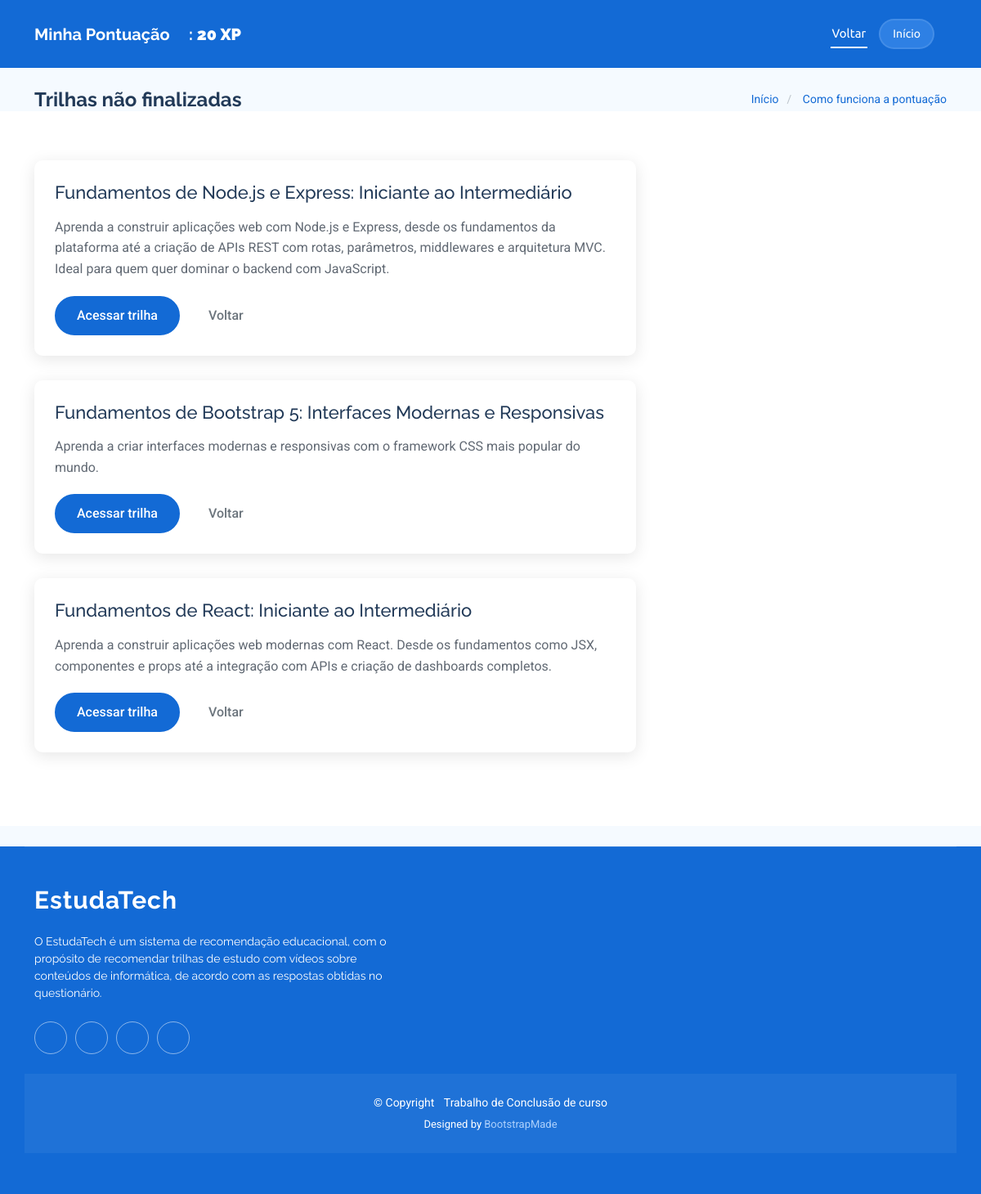
/usuarioComun/minhasTrilhas/ (signed in), run on the app's committed database.
### recomendarTrilhas/models.py (models this page shows, shortened)
class Trilha(models.Model):
    nome = models.CharField(max_length=200)
    descricao = models.TextField(blank=True)

### usuarioComun/views.py (the view)
# urls.py: path("minhasTrilhas/", views.minhas_trilhas, name="minhasTrilhas"),
def minhas_trilhas(request):
    usuario = request.user.usuariocomun
    trilhas = usuario.trilhaUser.all()
    trilhas_em_andamento = []
    for trilha in trilhas:
        capitulos = Capitulo.objects.filter(topico__trilha=trilha)
        total = capitulos.count()
        concluidos = ProgressoCapitulo.objects.filter(usuario=usuario, capitulo__in=capitulos, concluido=True).count()
        if concluidos < total:
            trilhas_em_andamento.append(trilha)
    resultado = ProgressoCapitulo.objects.filter(usuario=usuario).aggregate(Sum("pontuacao"))
    pontos_gerais = resultado["pontuacao__sum"] or 0
    return render(request, "usuarioComun/minhas_trilhas.html", {
        "trilhas": trilhas_em_andamento,
        "pontos_gerais": pontos_gerais
    })

### usuarioComun/templates/usuarioComun/minhas_trilhas.html (shortened to what this page needs)
{% load static %}
<!DOCTYPE html>
<html lang="pt-br">
<head>
  <link href="{% static 'vendor/bootstrap/css/bootstrap.min.css' %}" rel="stylesheet">
  <link href="{% static 'vendor/bootstrap-icons/bootstrap-icons.css' %}" rel="stylesheet">
  <link href="{% static 'vendor/aos/aos.css' %}" rel="stylesheet">
  <link href="{% static 'vendor/swiper/swiper-bundle.min.css' %}" rel="stylesheet">
  <link href="{% static 'css/main.css' %}" rel="stylesheet">
</head>
<body class="events-page">
  <header id="header" class="header d-flex align-items-center sticky-top">
    <div class="container-fluid container-xl position-relative d-flex align-items-center">
      <a href="#" class="logo d-flex align-items-center me-auto">
        <h1 class="sitename mb-0 text-white fs-5">Minha Pontuação <i class="bi bi-trophy-fill text-warning fs-4"></i>:
          <strong>{{ pontos_gerais|default:"0" }} XP</strong> </h1>
      </a>
      <nav id="navmenu" class="navmenu">
        <ul>
          <li><a href="{% url 'indexUsuarioComun' %}" class="active">Voltar</a></li>
          <a class="btn-getstarted" href="{% url 'indexUsuarioComun' %}">Início</a>
        </ul>
      </nav>
    </div>
  </header>
  <main class="main">
    <div class="page-title light-background">
      <div class="container d-lg-flex justify-content-between align-items-center">
        <h1 class="mb-2 mb-lg-0">Trilhas não finalizadas</h1>
        <nav class="breadcrumbs">
          <ol>
            <li><a href="{% url 'indexUsuarioComun' %}">Início</a></li>
            <li class="current"><a href="#" data-bs-toggle="modal" data-bs-target="#pontuacaoModal">
                Como funciona a pontuação
              </a></li>
          </ol>
        </nav>
      </div>
      <section id="trilhas" class="courses-events section">
        <div class="container" data-aos="fade-up" data-aos-delay="100">
          <div class="row">
            <div class="col-lg-8">
              {% for trilha in trilhas %}
              <article class="event-card" data-aos="fade-up" data-aos-delay="200">
                <div class="row g-0">
                  <div class="col-md-12">
                    <div class="event-content">
                      <h3 class="event-title">
                        {{ trilha.nome }}
                      </h3>
                      <p class="event-description">
                        {{ trilha.descricao }}
                      </p>
                      <div class="event-actions d-flex gap-2">
                        <a href="{% url 'verTrilhaCaminho' trilha.id %}" class="btn btn-primary">Acessar trilha</a>
                        <a href="{% url 'indexUsuarioComun' %}" class="btn btn-outline-secondary">Voltar</a>
                      </div>
                    </div>
                  </div>
                </div>
              </article>
              {% empty %}
              <article class="event-card">
                <div class="event-content">
                  <p class="event-description">Você ainda não possui trilhas em andamento.</p>
                </div>
              </article>
              {% endfor %}
            </div>
          </div>
        </div>
      </section>
  </main>
  <footer id="footer" class="footer accent-background">
    <div class="container footer-top">
      <div class="row gy-4">
        <div class="col-lg-5 col-md-12 footer-about">
          <a href="#" class="logo d-flex align-items-center">
            <span class="sitename">EstudaTech</span>
          </a>
          <p>O EstudaTech é um sistema de recomendação educacional, com o propósito de recomendar trilhas de estudo com vídeos sobre conteúdos de informática, de acordo com as respostas obtidas no questionário.</p>
          <div class="social-links d-flex mt-4">
            <a href="#"><i class="bi bi-twitter-x"></i></a>
            <a href="#"><i class="bi bi-facebook"></i></a>
            <a href="#"><i class="bi bi-instagram"></i></a>
            <a href="#"><i class="bi bi-linkedin"></i></a>
          </div>
        </div>
        <div class="col-lg-2 col-6 footer-links">
        </div>
        <div class="col-lg-2 col-6 footer-links">
        </div>
        <div class="col-lg-3 col-md-12 footer-contact text-center text-md-start">
        </div>
      </div>
    </div>
    <div class="container copyright text-center mt-4">
      <p>© <span>Copyright</span> <strong class="px-1 sitename"></strong> <span>Trabalho de Conclusão de curso</span></p>
      <div class="credits">
          Designed by <a href="https://bootstrapmade.com/">BootstrapMade</a>
      </div>
    </div>
  </footer>
</body>
</html>

### data on the page
Trilha: nome "Fundamentos de Node.js e Express: Iniciante ao Intermediário", descricao "Aprenda a construir aplicações web com Node.js e Express, desde os fundamentos da plataforma até a criação de APIs REST com rotas, parâmetros, middlewares e arquitetura MVC. Ideal para quem quer dominar o backend com JavaScript."
Trilha: nome "Fundamentos de Bootstrap 5: Interfaces Modernas e Responsivas", descricao "Aprenda a criar interfaces modernas e responsivas com o framework CSS mais popular do mundo."
Trilha: nome "Fundamentos de React: Iniciante ao Intermediário", descricao "Aprenda a construir aplicações web modernas com React. Desde os fundamentos como JSX, componentes e props até a integração com APIs e criação de dashboards completos."

### other printed values
{{ pontos_gerais|default:"0" }} "20"
